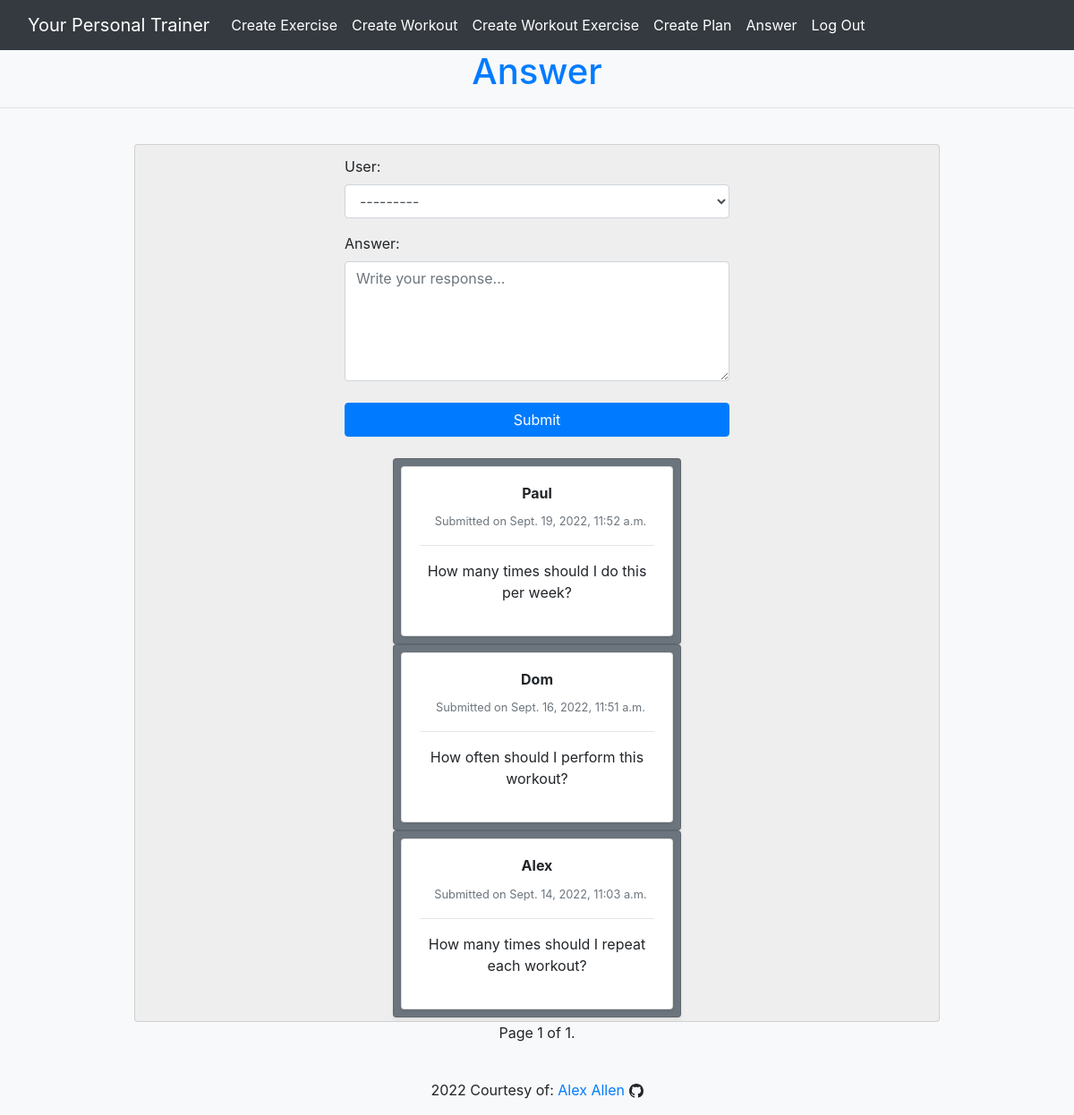
The page /answer (signed in) on the database its author committed.
### fitness/models.py (models this page shows, shortened)
class Question(models.Model):
    user = models.ForeignKey(User, on_delete=models.CASCADE)
    question = models.CharField(max_length=1000)
    timestamp = models.DateTimeField(auto_now_add=True)
    class Meta:
        ordering = ["timestamp"]

### fitness/views.py (the view)
# urls.py: path("answer", views.answer, name="answer"),
@login_required(login_url="login")
def answer(request):
    if request.user.is_staff:
        question = Question.objects.all().order_by("-timestamp")
        paginator = Paginator(question, 5)
        page_number = request.GET.get("page")
        page_obj = paginator.get_page(page_number)
        if request.GET.get("page") != None:
            try:
                question = paginator.page(request.GET.get("page"))
            except:
                question = paginator.page(1)
        else:
            question = paginator.page(1)
        if request.method == "POST":
            form = CreateAnswerForm(request.POST)
            if form.is_valid():
                form.save()
                return HttpResponseRedirect(reverse("index"))
        else:
            form = CreateAnswerForm()
        return render(
            request,
            "fitness/answer.html",
            {"form": form, "question": question, "page_obj": page_obj},
        )

### fitness/forms.py
class CreateAnswerForm(forms.ModelForm):
    class Meta:
        model = Answer
        fields = "__all__"
        widgets = {
            "user": forms.Select(attrs={"class": "form-control"}),
            "answer": forms.Textarea(
                attrs={
                    "rows": 5,
                    "maxlength": 1000,
                    "class": "form-control",
                    "placeholder": "Write your response...",
                }
            ),
        }

### fitness/templates/fitness/answer.html (shortened to what this page needs)
{% extends "fitness/layout.html" %}
{% block body %}
<h1 class="text-center text-primary title">Answer</h1>
<hr>
<br>
<div class="container card shadow-m divcard d-flex justify-content-center w-75 m-auto p-1"
    style="background-color: #eee;">
    <div class="row justify-content-center align-items-center">
        <div class="col-8 col-md-8 col-lg-6 pt-2">
            <form action="{% url 'answer' %}" method="POST">
                {% for field in form %}
                <div class="form-group">
                    {{ field.label_tag }} {{ field }}
                </div>
                {% endfor %}
                <div class="form-group my-4">
                    <button type="submit" class="btn btn-primary btn-customized btn-block">Submit</button>
                </div>
            </form>
            {% for question in question %}
            <div class="card shadow-sm divcard text-center bg-secondary d-flex justify-content-center w-75 m-auto p-2">
                <div class="post">
                    <div class="card shadow-sm divcard">
                        <div class="card-body">
                            <h6><strong>{{ question.user }}</strong></h6>
                            <small class="pl-2 text-muted">Submitted on {{ question.timestamp }}</small>
                            <hr>
                            <p>{{ question.question }}</p>
                        </div>
                    </div>
                </div>
            </div>
            {% endfor %}
        </div>
    </div>
</div>
<div class="pagination justify-content-center pb-4">
    <span class="step-links">
        <span class="current">
            Page {{ page_obj.number }} of {{ page_obj.paginator.num_pages }}.
        </span>
    </span>
</div>
{% endblock %}

### rows shown on the page
Question: user "Paul", timestamp "Sept. 19, 2022, 11:52 a.m.", question "How many times should I do this per week?"
Question: user "Dom", timestamp "Sept. 16, 2022, 11:51 a.m.", question "How often should I perform this workout?"
Question: user "Alex", timestamp "Sept. 14, 2022, 11:03 a.m.", question "How many times should I repeat each workout?"

### other values the page prints
{{ field.label_tag }} "User:" "Answer:"
{{ page_obj.number }} "1"
{{ page_obj.paginator.num_pages }} "1"
